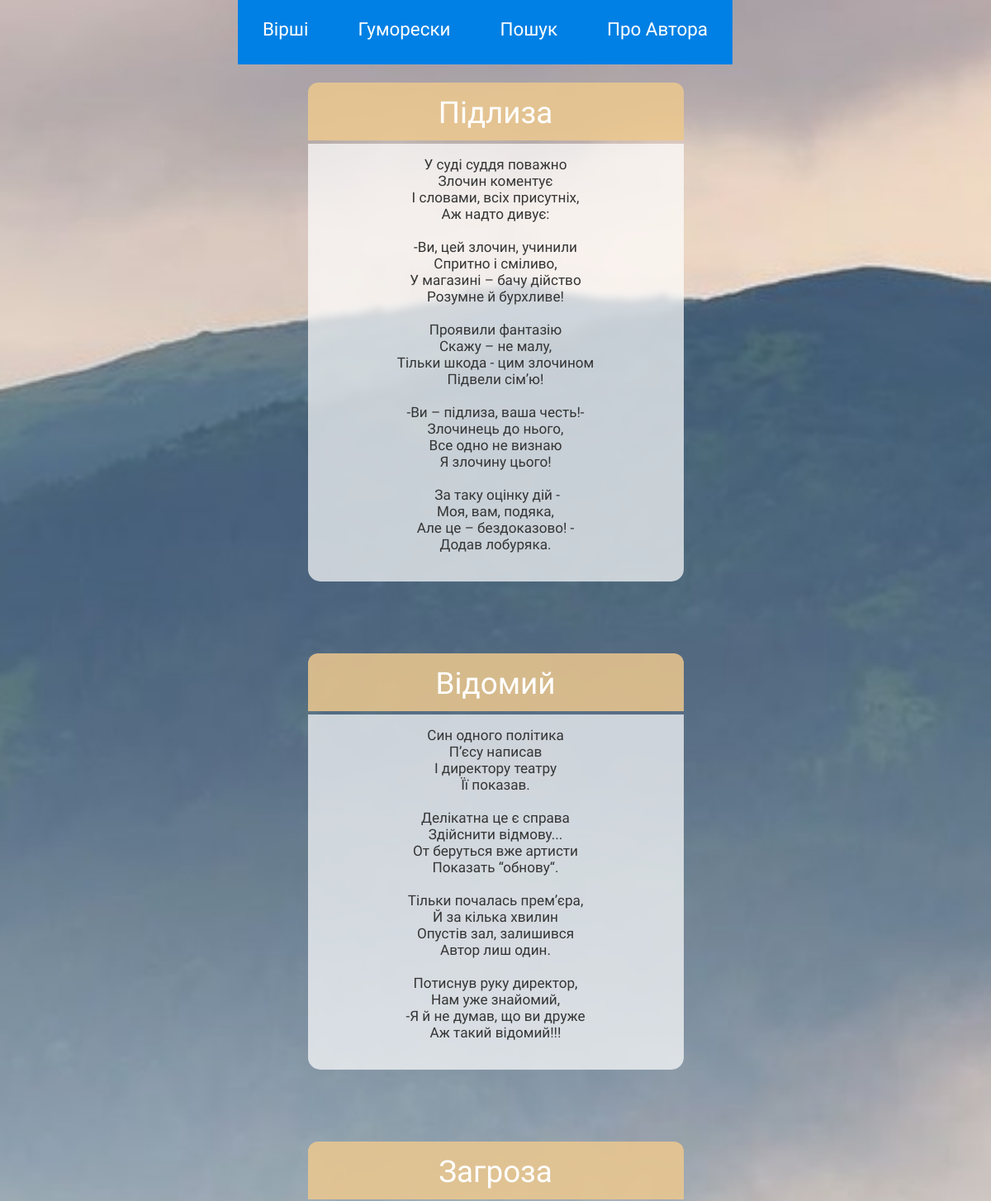
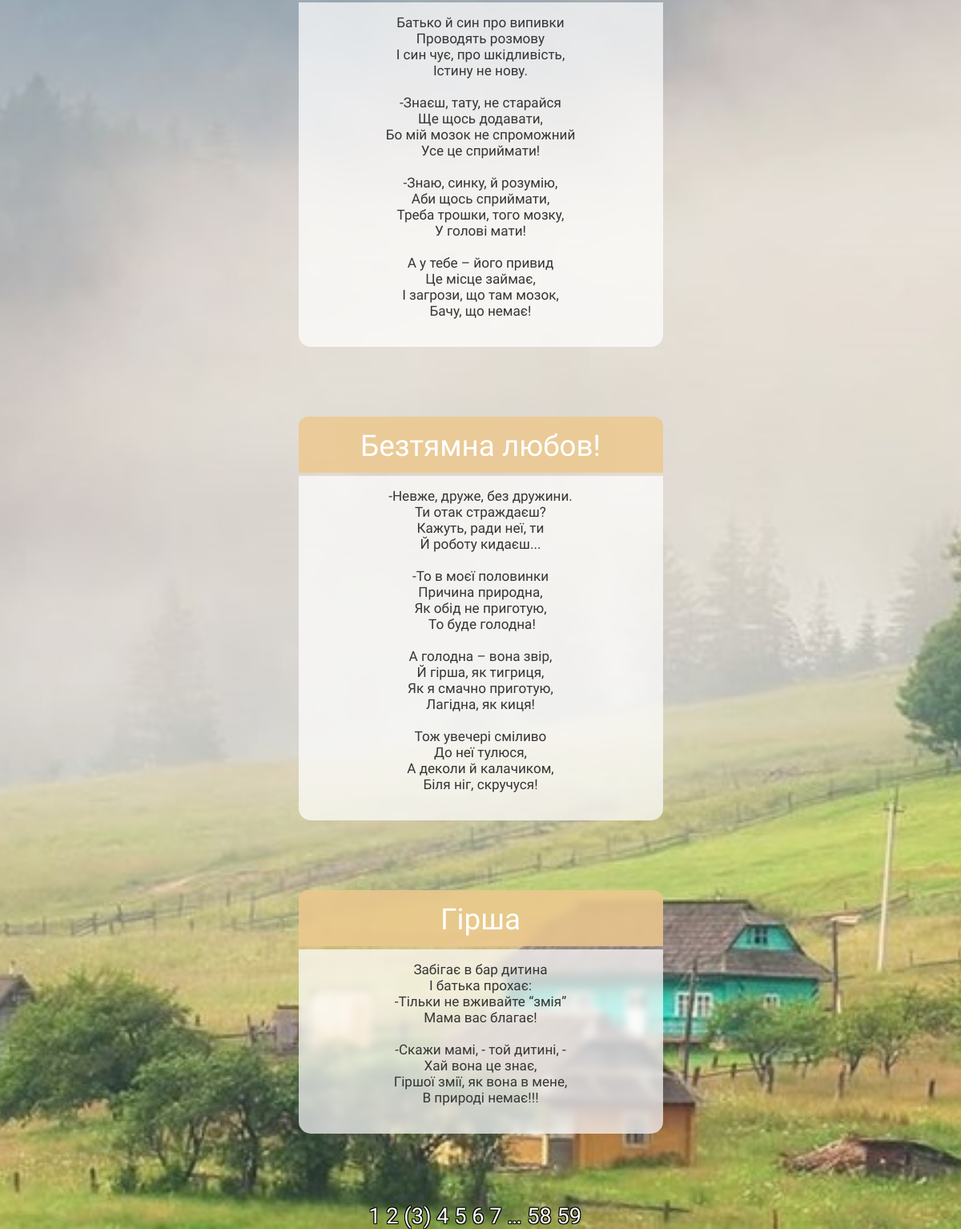
Page /humoresques/3 on the committed database (2 pictures, top to bottom).
### app/models.py (models this page shows)
class Humoresque(db.Model):
    id = db.Column(db.Integer, primary_key=True)
    title = db.Column(db.String(20), unique=True)
    text = db.Column(db.String(1028), unique=True)

### app/routes.py (the view)
@app.route('/humoresques/<int:hum_page_num>')
def humoresques(hum_page_num):
    humoresques = Humoresque.query.paginate(per_page=5, page=hum_page_num, error_out=True)
    return render_template('humoresques.html', title='Гуморески',  humoresques=humoresques)

### app/templates/humoresques.html
{% extends "base.html" %}
{% block app_content %}
    {% for humoresque in humoresques.items %}
        {% include "_humoresque.html" %}
    {% endfor %}
    <div class="pagination-links">
    {% for page in humoresques.iter_pages() %}
        {% if page %}
            {% if page != humoresques.page %}
                <a href="{{ url_for('humoresques', hum_page_num=page) }}">{{ page }}</a>
            {% else %}
                <span style="color: white;">({{ page }})</span>
            {% endif %}
        {% else %}
            <span class=ellipsis style="color: white;">…</span>
        {% endif %}
    {% endfor %}
    </div>
{% endblock %}

### app/templates/base.html (shortened to what this page needs)
<html>
    <head>
        <link rel="stylesheet" href="{{ url_for('static', filename='styles.css') }}"/>
    </head>
    <body>
        <div id="navbar-container">
            <div class="navbar">
                <div class="link-div">
                    <nav>
                        <ul class="nav-links">
                            <li><a href="{{ url_for('poems', page_num=1) }}">Вірші</a></li>
                            <li><a href="{{ url_for('humoresques', hum_page_num=1) }}">Гуморески</a></li>
                            <li><a href="{{ url_for('search') }}">Пошук</a></li>
                            <li><a href="{{ url_for('about') }}">Про<span style="opacity: 0;">і</span>Автора</a></li>
                        </ul>
                    </nav>
                </div>
            </div>
        </div>
        <div id="page_container">
            {% block content %}
            <div class="container-fluid" style="margin-top: 100px;">
                {% block app_content %}{% endblock %}
            </div>
            {% endblock %}
        </div>
    </body>
</html>

### app/templates/_humoresque.html (shortened to what this page needs)
{% extends "base.html" %}
{% block app_content %}
    <div id="poem-container">
        <div id="title">{{humoresque.title}}</div>
        <pre><div id="text">{{humoresque.text}}</div></pre>
    </div>
{% endblock %}

### app/static/styles.css (style rules this page uses)
#poem-container { width: 600px; color: white; margin-left: 50%; margin-top: -5.7rem; margin-bottom: 75px; border-radius: 15px; }
#title { width: 100%; height: 40px; background-color: rgba(237, 200, 143, 0.85); backdrop-filter: blur(5px); background-size: cover; font-size: 2.3rem; font-family: Alice; color: white; text-align: center; padding-top: 15px; padding-bottom: 15px; border-radius: 12px 12px 0 0; }
#text { background-color: rgba(255, 255, 255, 0.7); backdrop-filter: blur(5px); width: 100%; font-family: Alice; font-size: 1.34rem; color: #353535; text-align: center; margin-top: -23px; margin-bottom: -13px; padding-top: 15px; padding-bottom: 35px; border-radius:0 0 15px 15px; }
#navbar-container { position: absolute; top: 0; height: 100px; width: 90%; }
a { text-decoration: none; color: white; }
body { background: url('/static/day-mnt.jpg') no-repeat center center fixed; -webkit-background-size: cover; -moz-background-size: cover; -o-background-size: cover; background-size: cover; font-family: Alice; font-size: 1.7rem; }
.navbar { position: fixed; display: flex; justify-content: space-between; align-items: center; font-size: 1.4rem; margin-bottom: 100px; }
.nav-links { left: 41%; display: inline-flex; list-style: none; }
.nav-links a { width: 50px; text-align: center; padding: 30px; background: rgb(0, 128, 228); transition: 0.3s ease-out; }
.pagination-links { text-align: center; text-shadow: -1px -1px 0 #000, 1px -1px 0 #000, -1px 1px 0 #000, 1px 1px 0 #000; float: bottom 0; }
html, body { width: 100%; height: 100%; margin: 0; padding: 0; overflow-x: hidden; }
@media screen and (max-width: 1430px) { .nav-links { position: fixed; z-index: 10; left: 50%; margin-left: -15.72em; } }
@media screen and (max-width: 1430px) { #poem-container { width:455px; margin-top: 150px; margin-bottom: -80px; margin: 0 auto; text-align: center; position: float; } }
@media screen and (max-width: 1430px) { #text { width: 455px; font-size: 1.07rem; } }
@media screen and (max-width: 1430px) { .pagination-links { margin-top: 100px; text-align: center; position: float; margin-left: -0.5em; } }
@media screen and (max-width: 1430px) { html, body { width: 100%; height: 100%; margin: 0; padding: 0; overflow-x: hidden; } }

### rows in the picture
Humoresque: title "Підлиза", text "У суді суддя поважно Злочин коментує І словами, всіх присутніх, Аж надто дивує: -Ви, цей злочин, учинили Спритно і сміливо, У магазині – бачу дійство Розумне й бурхливе! Проявили фантазію Скажу – не малу, Тільки шкода - цим злочином Підвели сім’ю! -Ви – підлиза, ваша честь!- Злочинець до нього, Все одно не визнаю Я злочину цього! За таку оцінку дій - Моя, вам, подяка, Але це – бездоказово! - Додав лобуряка."
Humoresque: title "Відомий", text "Син одного політика П’єсу написав І директору театру Її показав. Делікатна це є справа Здійснити відмову... От беруться вже артисти Показать “обнову“. Тільки почалась прем’єра, Й за кілька хвилин Опустів зал, залишився Автор лиш один. Потиснув руку директор, Нам уже знайомий, -Я й не думав, що ви друже Аж такий відомий!!!"
Humoresque: title "Загроза", text "Батько й син про випивки Проводять розмову І син чує, про шкідливість, Істину не нову. -Знаєш, тату, не старайся Ще щось додавати, Бо мій мозок не спроможний Усе це сприймати! -Знаю, синку, й розумію, Аби щось сприймати, Треба трошки, того мозку, У голові мати! А у тебе – його привид Це місце займає, І загрози, що там мозок, Бачу, що немає!"
Humoresque: title "Безтямна любов!", text "-Невже, друже, без дружини. Ти отак страждаєш? Кажуть, ради неї, ти Й роботу кидаєш... -То в моєї половинки Причина природна, Як обід не приготую, То буде голодна! А голодна – вона звір, Й гірша, як тигриця, Як я смачно приготую, Лагідна, як киця! Тож увечері сміливо До неї тулюся, А деколи й калачиком, Біля ніг, скручуся!"
Humoresque: title "Гірша", text "Забігає в бар дитина І батька прохає: -Тільки не вживайте “змія” Мама вас благає! -Скажи мамі, - той дитині, - Хай вона це знає, Гіршої змії, як вона в мене, В природі немає!!!"

### other values in the picture
{{ page }} "1" "2" "4" "5" "6" "7" "58" "59"
{{ page }} "3"
